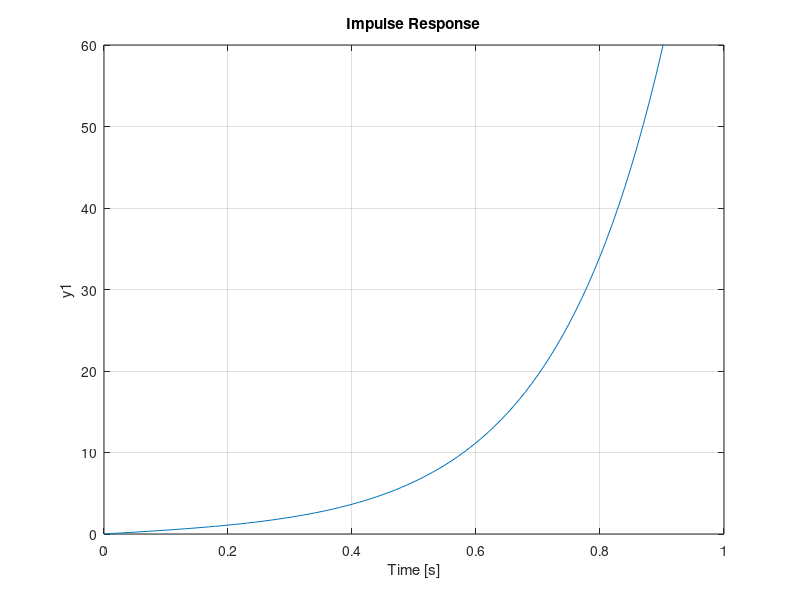

This chart was generated by the following MATLAB code:
clc
clear
close all

s = tf('s');
M = 0.5;
m = 0.2;
b = 0.1;
J = 0.006;
g = 9.8;
l = 0.3;
q = (M + m) * (J + m * l^2)-(m * l)^2;

num1 = [m*l/q  0  0];
den1 = [1  b*(J+m*l^2)/q  -(M+m)*m*g*l/q  -b*m*g*l/q  0];
G_pend=tf(num1,den1);
t=0:0.01:5;
impulse(G_pend,t)
axis([0 1 0 60])